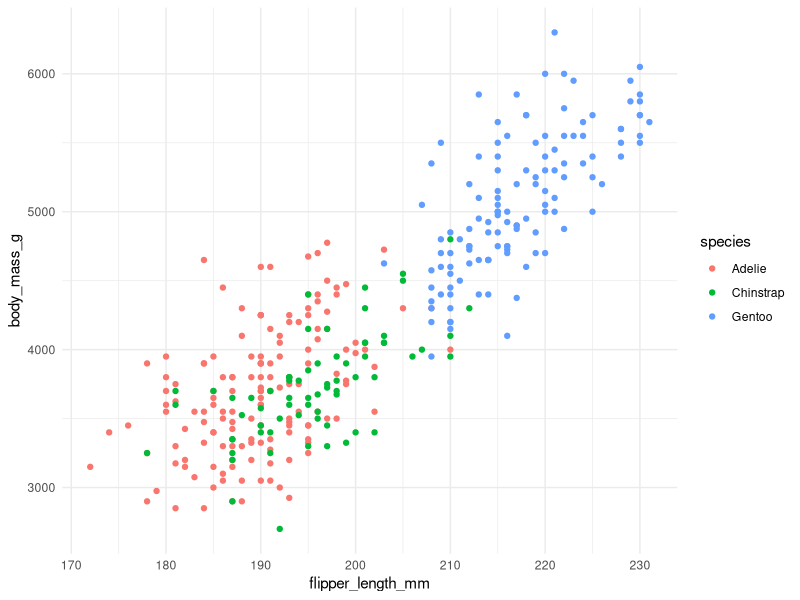

The R source for this figure:
## ---- chunk 1
#| label: fig-penguins-scatter
#| fig-cap: "Body mass vs. Flipper length for three penguin species."
#| warning: false
library(ggplot2)
library(palmerpenguins)

ggplot(penguins, aes(x = flipper_length_mm, y = body_mass_g, color = species)) +
  geom_point() +
  theme_minimal()

## ---- chunk 2

## ---- chunk 3
#| label: tbl-penguin-summary
#| tbl-cap: "Mean body mass of penguins by species and sex."
library(dplyr)

penguins |>
  filter(!is.na(sex)) |>
  group_by(species, sex) |>
  summarise(mean_mass = mean(body_mass_g)) |>
  knitr::kable()
